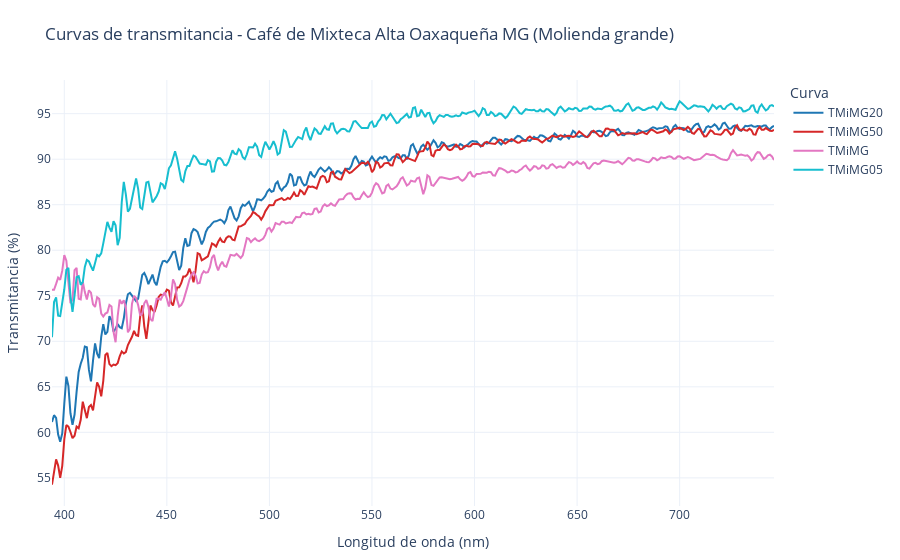

The notebook cell saved with this chart:
### Code cell
import pandas as pd
import numpy as np
import plotly.graph_objects as go
from datetime import datetime
import matplotlib.pyplot as plt
import matplotlib.colors as mcolors

# === Cargar archivo de transmitancia ===
ruta = "TMiMG_matrix.csv"
df = pd.read_csv(ruta)

# === Columnas
col_nm = [c for c in df.columns if 'nm' in c.lower()][0]
col_transmitancia = [c for c in df.columns if c != col_nm]

# === Regiones espectrales
regiones = {
    '100–200 nm': (100, 200),
    '200–300 nm': (200, 300),
    '300–400 nm': (300, 400),
    '400–500 nm': (400, 500),
    '500–600 nm': (500, 600),
    '600–700 nm': (600, 700),
    '700–800 nm': (700, 800)
}

# === Colores
colormap_base = plt.get_cmap('tab10')
colormap = colormap_base(np.linspace(0, 1, len(col_transmitancia)))
colores_hex = [mcolors.to_hex(c) for c in colormap]

# === Figura
fig = go.Figure()
fig.update_layout(
    title="Curvas de transmitancia - Café de Mixteca Alta Oaxaqueña MG (Molienda grande)",
    xaxis_title="Longitud de onda (nm)",
    yaxis_title="Transmitancia (%)",
    legend_title="Curva",
    template="plotly_white",
    margin=dict(l=40, r=40, t=80, b=40),
)

# === Métricas
metricas = []
for i, col in enumerate(col_transmitancia):
    datos = df[[col_nm, col]].dropna().rename(columns={col_nm: 'nm', col: 'transmitancia'})
    datos['transmitancia'] = pd.to_numeric(datos['transmitancia'], errors='coerce')
    datos = datos.dropna()
    if datos.empty:
        continue

    fig.add_trace(go.Scatter(
        x=datos['nm'],
        y=datos['transmitancia'],
        mode='lines',
        name=col,
        line=dict(color=colores_hex[i])
    ))

    max_val = datos['transmitancia'].max()
    min_val = datos['transmitancia'].min()
    avg = datos['transmitancia'].mean()
    std = datos['transmitancia'].std()
    auc = np.trapezoid(datos['transmitancia'], datos['nm'])
    lambda_max = datos['nm'][datos['transmitancia'].idxmax()]
    lambda_min = datos['nm'][datos['transmitancia'].idxmin()]

    proms_reg = {}
    for region, (a, b) in regiones.items():
        reg_vals = datos.loc[(datos['nm'] >= a) & (datos['nm'] <= b), 'transmitancia']
        proms_reg[region] = f"{reg_vals.mean():.2f}" if not reg_vals.empty else "—"

    metricas.append({
        'Color de curva': colores_hex[i],
        'Curva': col,
        'Máx (%T)': round(max_val, 2),
        'Mín (%T)': round(min_val, 2),
        'Promedio (%)': round(avg, 2),
        'Desv. Std': round(std, 2),
        'AUC': round(auc, 2),
        'λ máx (nm)': round(lambda_max, 2),
        'λ mín (nm)': round(lambda_min, 2),
        **proms_reg
    })

# === Tabla HTML
df_metricas = pd.DataFrame(metricas)
tabla_html = "<table class='styled-table'><thead><tr>"
for col in df_metricas.columns:
    tabla_html += f"<th>{col}</th>"
tabla_html += "</tr></thead><tbody>"
for _, row in df_metricas.iterrows():
    tabla_html += "<tr>"
    for col in df_metricas.columns:
        if col == "Color de curva":
            tabla_html += f"<td style='background-color:{row[col]};'></td>"
        else:
            tabla_html += f"<td>{row[col]}</td>"
    tabla_html += "</tr>"
tabla_html += "</tbody></table>"

# === HTML Final
fecha = datetime.now().strftime('%d-%m-%Y %H:%M:%S')
grafica_html = fig.to_html(full_html=False, include_plotlyjs='cdn')

html_final = f"""
<!DOCTYPE html>
<html lang="es">
<head>
  <meta charset="UTF-8">
  <title>Reporte de Transmitancia UV-Vis</title>
  <meta name="viewport" content="width=device-width, initial-scale=1.0">
  <style>
    body {{
      font-family: 'Segoe UI', Tahoma, sans-serif;
      margin: 40px;
      background-color: #fdfdfd;
      color: #222;
    }}
    h1 {{
      color: #111;
    }}
    h2 {{
      margin-top: 40px;
    }}
    .info {{
      margin-bottom: 20px;
    }}
    .lab {{
      margin-top: 40px;
      font-size: 0.95em;
      background-color: #f0f8ff;
      padding: 15px;
      border-left: 6px solid #009879;
    }}
    .styled-table {{
      border-collapse: collapse;
      margin-top: 20px;
      font-size: 1em;
      width: 100%;
      box-shadow: 0 0 10px rgba(0, 0, 0, 0.05);
    }}
    .styled-table thead tr {{
      background-color: #009879;
      color: #ffffff;
      text-align: left;
    }}
    .styled-table th, .styled-table td {{
      padding: 12px 15px;
      border: 1px solid #ddd;
      text-align: center;
    }}
    .styled-table tbody tr:nth-child(even) {{
      background-color: #f3f3f3;
    }}
    .plotly-graph-div {{
      width: 100% !important;
      height: auto !important;
    }}
  </style>
</head>
<body>

  <h1>Curvas de transmitancia - Café de Mixteca Alta Oaxaqueña MG (Molienda grande)</h1> 

  <div class="info">
    <p><strong>Fecha:</strong> {fecha}</p>
  </div>

  {grafica_html}

  <h2>Métricas espectrales por curva</h2>
  {tabla_html}

  <div>
    <p>Las curvas de transmitancia permiten identificar la transparencia relativa de la muestra a lo largo del espectro. Una menor transmitancia puede sugerir absorción fuerte en ciertas regiones, lo cual es útil para análisis de compuestos activos presentes en el café.</p>
  </div>

  <div class="lab">
    <strong>Nombre del proyecto: CafeLab</strong><br><br>
    <strong>Colaboradores:</strong><br>
    Martín Rodolfo Palomino Merino – Profesor investigador, jefe responsable del laboratorio de caracterización de materiales (FCFM-BUAP).<br>
    Lizeth Jazmín Orozco García – Colaborador principal.<br>
    Julio Alfredo Ballinas García – Colaborador del proyecto.
  </div>

</body>
</html>
"""

# === Guardar archivo
with open("Comparativa_muestras_transmitancia.html", "w", encoding="utf-8") as f:
    f.write(html_final)

print("✅ HTML generado: Comparativa_muestras_transmitancia.html")
print("Rango de longitudes de onda:", df['nm'].min(), "a", df['nm'].max())
fig.show()

### Figure 1 — Plotly figure (JSON) as saved in the notebook; plotly's stock layout.template omitted (floating-point values rounded to 4 significant figures; data arrays with more than 128 entries replaced by an {"elided": "..."} marker saying what was removed)
{"data": [{"line": {"color": "#1f77b4"}, "mode": "lines", "name": "TMiMG20", "type": "scatter", "x": {"elided": "353 float values"}, "y": {"elided": "353 float values"}}, {"line": {"color": "#d62728"}, "mode": "lines", "name": "TMiMG50", "type": "scatter", "x": {"elided": "353 float values"}, "y": {"elided": "353 float values"}}, {"line": {"color": "#e377c2"}, "mode": "lines", "name": "TMiMG", "type": "scatter", "x": {"elided": "353 float values"}, "y": {"elided": "353 float values"}}, {"line": {"color": "#17becf"}, "mode": "lines", "name": "TMiMG05", "type": "scatter", "x": {"elided": "353 float values"}, "y": {"elided": "353 float values"}}], "layout": {"legend": {"title": {"text": "Curva"}}, "margin": {"b": 40, "l": 40, "r": 40, "t": 80}, "title": {"text": "Curvas de transmitancia - Café de Mixteca Alta Oaxaqueña MG (Molienda grande)"}, "xaxis": {"title": {"text": "Longitud de onda (nm)"}}, "yaxis": {"title": {"text": "Transmitancia (%)"}}}}
